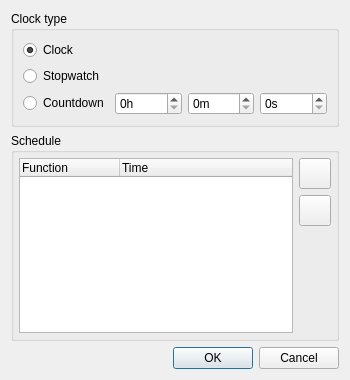
<?xml version="1.0" encoding="UTF-8"?>
<ui version="4.0">
 <class>VCClockProperties</class>
 <widget class="QDialog" name="VCClockProperties">
  <property name="geometry">
   <rect>
    <x>0</x>
    <y>0</y>
    <width>350</width>
    <height>380</height>
   </rect>
  </property>
  <property name="windowTitle">
   <string>Clock properties</string>
  </property>
  <property name="windowIcon">
   <iconset resource="qlcui.qrc">
    <normaloff>:/clock.png</normaloff>:/clock.png</iconset>
  </property>
  <layout class="QVBoxLayout" name="verticalLayout">
   <item>
    <widget class="QGroupBox" name="groupBox">
     <property name="title">
      <string>Clock type</string>
     </property>
     <layout class="QGridLayout" name="gridLayout">
      <item row="1" column="0">
       <widget class="QRadioButton" name="m_stopWatchRadio">
        <property name="text">
         <string>Stopwatch</string>
        </property>
       </widget>
      </item>
      <item row="2" column="1">
       <widget class="QSpinBox" name="m_hoursSpin">
        <property name="suffix">
         <string>h</string>
        </property>
        <property name="maximum">
         <number>23</number>
        </property>
       </widget>
      </item>
      <item row="2" column="0">
       <widget class="QRadioButton" name="m_countdownRadio">
        <property name="text">
         <string>Countdown</string>
        </property>
       </widget>
      </item>
      <item row="2" column="2">
       <widget class="QSpinBox" name="m_minutesSpin">
        <property name="suffix">
         <string>m</string>
        </property>
        <property name="maximum">
         <number>59</number>
        </property>
       </widget>
      </item>
      <item row="2" column="3">
       <widget class="QSpinBox" name="m_secondsSpin">
        <property name="suffix">
         <string>s</string>
        </property>
        <property name="maximum">
         <number>59</number>
        </property>
       </widget>
      </item>
      <item row="0" column="0">
       <widget class="QRadioButton" name="m_clockRadio">
        <property name="text">
         <string>Clock</string>
        </property>
        <property name="checked">
         <bool>true</bool>
        </property>
       </widget>
      </item>
     </layout>
    </widget>
   </item>
   <item>
    <widget class="QGroupBox" name="groupBox_2">
     <property name="title">
      <string>Schedule</string>
     </property>
     <layout class="QGridLayout" name="gridLayout_2">
      <property name="leftMargin">
       <number>5</number>
      </property>
      <property name="topMargin">
       <number>5</number>
      </property>
      <property name="rightMargin">
       <number>5</number>
      </property>
      <property name="bottomMargin">
       <number>5</number>
      </property>
      <item row="0" column="1">
       <widget class="QToolButton" name="m_addScheduleBtn">
        <property name="icon">
         <iconset resource="qlcui.qrc">
          <normaloff>:/edit_add.png</normaloff>:/edit_add.png</iconset>
        </property>
        <property name="iconSize">
         <size>
          <width>24</width>
          <height>24</height>
         </size>
        </property>
       </widget>
      </item>
      <item row="1" column="1">
       <widget class="QToolButton" name="m_removeScheduleBtn">
        <property name="icon">
         <iconset resource="qlcui.qrc">
          <normaloff>:/edit_remove.png</normaloff>:/edit_remove.png</iconset>
        </property>
        <property name="iconSize">
         <size>
          <width>24</width>
          <height>24</height>
         </size>
        </property>
       </widget>
      </item>
      <item row="2" column="1">
       <spacer name="verticalSpacer">
        <property name="orientation">
         <enum>Qt::Vertical</enum>
        </property>
        <property name="sizeHint" stdset="0">
         <size>
          <width>20</width>
          <height>40</height>
         </size>
        </property>
       </spacer>
      </item>
      <item row="0" column="0" rowspan="3">
       <widget class="QTreeWidget" name="m_scheduleTree">
        <property name="rootIsDecorated">
         <bool>false</bool>
        </property>
        <property name="itemsExpandable">
         <bool>false</bool>
        </property>
        <column>
         <property name="text">
          <string>Function</string>
         </property>
        </column>
        <column>
         <property name="text">
          <string>Time</string>
         </property>
        </column>
       </widget>
      </item>
     </layout>
    </widget>
   </item>
   <item>
    <widget class="QDialogButtonBox" name="buttonBox">
     <property name="standardButtons">
      <set>QDialogButtonBox::Cancel|QDialogButtonBox::Ok</set>
     </property>
    </widget>
   </item>
  </layout>
 </widget>
 <resources>
  <include location="qlcui.qrc"/>
  <include location="qlcui.qrc"/>
 </resources>
 <connections>
  <connection>
   <sender>buttonBox</sender>
   <signal>accepted()</signal>
   <receiver>VCClockProperties</receiver>
   <slot>accept()</slot>
   <hints>
    <hint type="sourcelabel">
     <x>193</x>
     <y>138</y>
    </hint>
    <hint type="destinationlabel">
     <x>181</x>
     <y>663</y>
    </hint>
   </hints>
  </connection>
  <connection>
   <sender>buttonBox</sender>
   <signal>rejected()</signal>
   <receiver>VCClockProperties</receiver>
   <slot>reject()</slot>
   <hints>
    <hint type="sourcelabel">
     <x>279</x>
     <y>141</y>
    </hint>
    <hint type="destinationlabel">
     <x>356</x>
     <y>683</y>
    </hint>
   </hints>
  </connection>
 </connections>
</ui>
